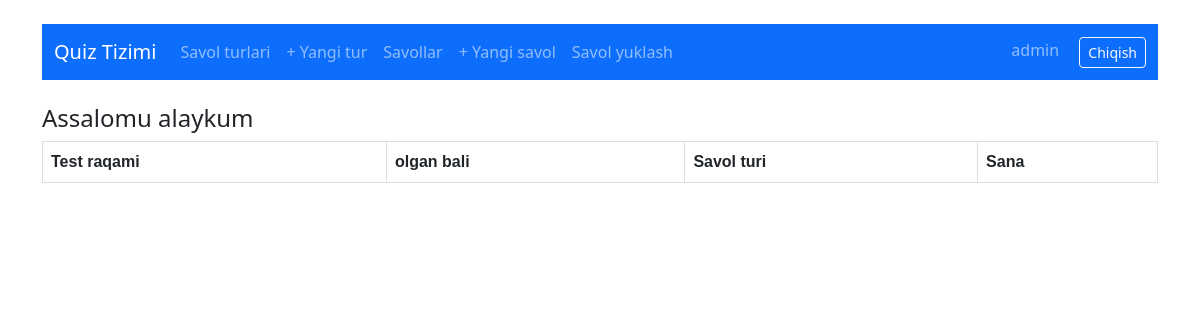
Page / (signed in) on the earlier database version.
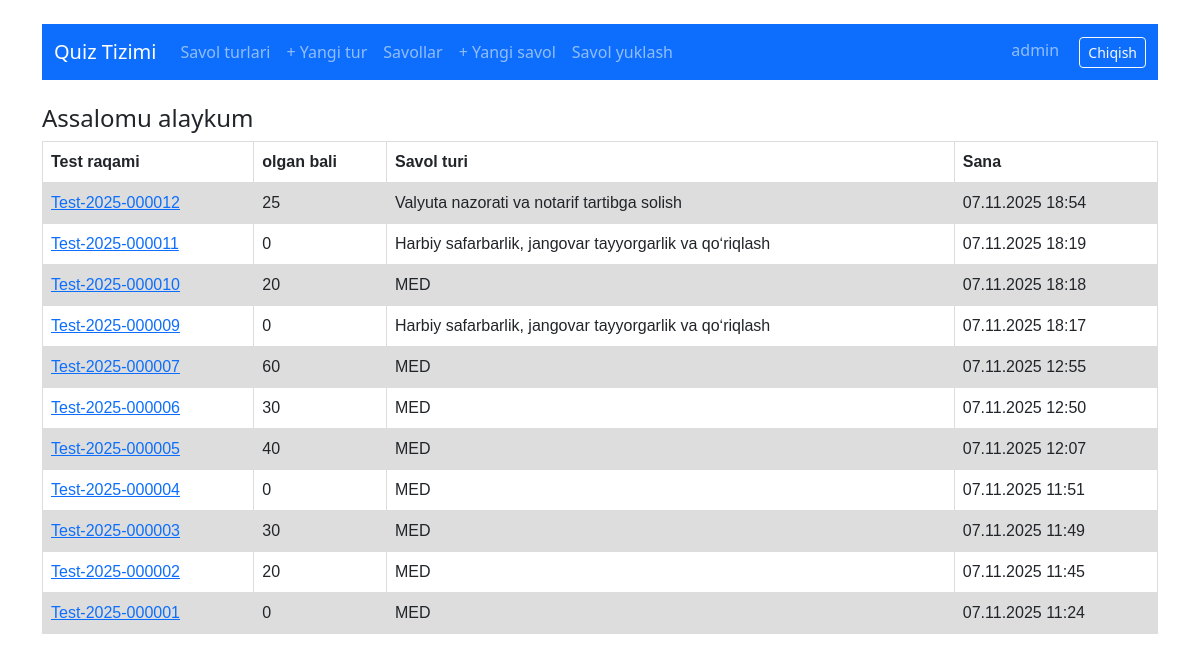
Same page on the later database version.
### quiz/models.py (models this page shows, shortened)
class GenerateQuiz(models.Model):
    user = models.ForeignKey(User, on_delete=models.CASCADE, related_name='quizzes')
    quiz_type = models.ForeignKey(QuizType, on_delete=models.CASCADE, related_name='generated_quizzes')
    score = models.IntegerField(default=0)
    created = models.DateTimeField(auto_now_add=True)
    finished = models.DateTimeField(null=True, blank=True)
    numbers = models.CharField(max_length=100, unique=True)
    def __str__(self):
        return self.numbers

class QuizType(models.Model):
    name = models.CharField(max_length=200)
    is_active = models.BooleanField(default=True)
    def __str__(self):
        return self.name

### homepage/views.py (the view)
# urls.py: path('', home, name='home'),
def home(request):
    if request.user.is_authenticated:
        my_test = GenerateQuiz.objects.filter(user=request.user).order_by('-numbers')
        context = {'my_test': my_test}
        return render(request, 'index.html', context)
    else:
        return redirect('login')

### templates/index.html (shortened to what this page needs)
{% extends 'quiz/base.html' %}
{% block content %}
    <h4>Assalomu alaykum</h4> {{ user. }}
    <table>
        <tr>
            <th>Test raqami</th>
            <th>olgan bali</th>
            <th>Savol turi</th>
            <th>Sana</th>
        </tr>
        <tr>
            {% for test in my_test %}
                <td> <a href="{% url 'result_users' test.pk %}"> {{ test }} </a></td>
                <td>{{ test.score }}</td>
                <td>{{ test.quiz_type }}</td>
                <td>{{ test.created |date:"d.m.Y H:i" }}</td>
                </tr>
            {% endfor %}
    </table>
{% endblock %}

Differences in the rows shown:
added GenerateQuiz: numbers "Test-2025-000012", score "25", quiz_type "Valyuta nazorati va notarif tartibga solish", created "07.11.2025 18:54"
added GenerateQuiz: numbers "Test-2025-000011", score "0", quiz_type "Harbiy safarbarlik, jangovar tayyorgarlik va qoʻriqlash", created "07.11.2025 18:19"
added GenerateQuiz: numbers "Test-2025-000010", score "20", quiz_type "MED", created "07.11.2025 18:18"
added GenerateQuiz: numbers "Test-2025-000009", score "0", quiz_type "Harbiy safarbarlik, jangovar tayyorgarlik va qoʻriqlash", created "07.11.2025 18:17"
added GenerateQuiz: numbers "Test-2025-000007", score "60", quiz_type "MED", created "07.11.2025 12:55"
added GenerateQuiz: numbers "Test-2025-000006", score "30", quiz_type "MED", created "07.11.2025 12:50"
added GenerateQuiz: numbers "Test-2025-000005", score "40", quiz_type "MED", created "07.11.2025 12:07"
added GenerateQuiz: numbers "Test-2025-000004", score "0", quiz_type "MED", created "07.11.2025 11:51"
added GenerateQuiz: numbers "Test-2025-000003", score "30", quiz_type "MED", created "07.11.2025 11:49"
added GenerateQuiz: numbers "Test-2025-000002", score "20", quiz_type "MED", created "07.11.2025 11:45"
added GenerateQuiz: numbers "Test-2025-000001", score "0", quiz_type "MED", created "07.11.2025 11:24"
